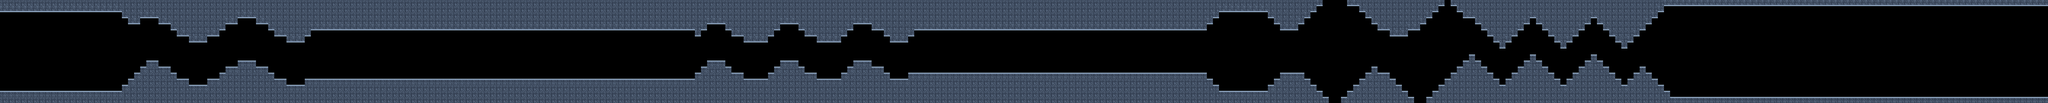

Rendered tile map (Tiled .tmx) drawn with the repository's tilesets; below, a short description and the map source with its tile grids summarised:
An orthogonal 672x34 tile map with 8x8 px tiles, 2 tile layers (terrain, collision), 4 tilesets and 42 objects (5x checkpoint, path).

<map version="1.10" tiledversion="1.10.2" orientation="orthogonal" renderorder="right-down" width="672" height="34" tilewidth="8" tileheight="8" infinite="0" nextlayerid="6" nextobjectid="43">
 <properties>
  <property name="name" type="string" value="IRON CITADEL" />
  <property name="speed" type="float" value="56.0" />
  <property name="music" type="string" value="stg3.mid" />
  <property name="bossMusic" type="string" value="boss.mid" />
  <property name="background" type="string" value="bg2" />
 </properties>
 <tileset firstgid="1" source="collision.tsx" />
 <tileset firstgid="2" source="bricks.tsx" />
 <tileset firstgid="3" source="terrain.tsx" />
 <tileset firstgid="39" source="objects.tsx" />
 <layer id="1" name="terrain" width="672" height="34">
  <data>[22848 cells, 10164 non-empty, 12 distinct tile ids]</data>
 </layer>
 <layer id="2" name="collision" width="672" height="34" opacity="0.6">
  <data>[22848 cells, 0 non-empty, 0 distinct tile ids]</data>
 </layer>
 <objectgroup id="3" name="enemies">
  <object id="1" gid="42" x="1072.0" y="208" width="16" height="16">
   <properties>
    <property name="drop" type="bool" value="true" />
   </properties>
  </object>
  <object id="2" gid="39" x="1190.0" y="143.3" width="16" height="16">
   <properties>
    <property name="count" type="int" value="5" />
   </properties>
  </object>
  <object id="3" gid="1073741866" x="1312.0" y="96" width="16" height="16">
   <properties>
    <property name="ceiling" type="bool" value="true" />
   </properties>
  </object>
  <object id="4" gid="39" x="1427.0" y="139.2" width="16" height="16">
   <properties>
    <property name="count" type="int" value="5" />
   </properties>
  </object>
  <object id="5" gid="40" x="1626.0" y="150.6" width="18" height="12">
   <properties>
    <property name="count" type="int" value="3" />
   </properties>
  </object>
  <object id="6" gid="40" x="1869.0" y="149.1" width="18" height="12">
   <properties>
    <property name="count" type="int" value="3" />
   </properties>
  </object>
  <object id="7" gid="1073741866" x="1872.0" y="80" width="16" height="16">
   <properties>
    <property name="ceiling" type="bool" value="true" />
   </properties>
  </object>
  <object id="8" gid="41" x="2064.0" y="160" width="16" height="16" />
  <object id="9" gid="40" x="2183.0" y="146.8" width="18" height="12">
   <properties>
    <property name="count" type="int" value="3" />
   </properties>
  </object>
  <object id="10" gid="42" x="2400.0" y="192" width="16" height="16" />
  <object id="11" gid="39" x="2528.0" y="152.6" width="16" height="16">
   <properties>
    <property name="count" type="int" value="5" />
   </properties>
  </object>
  <object id="12" gid="40" x="2788.0" y="175.6" width="18" height="12">
   <properties>
    <property name="count" type="int" value="3" />
   </properties>
  </object>
  <object id="13" gid="1073741866" x="3104.0" y="96" width="16" height="16">
   <properties>
    <property name="ceiling" type="bool" value="true" />
   </properties>
  </object>
  <object id="14" gid="40" x="3214.0" y="168.1" width="18" height="12">
   <properties>
    <property name="count" type="int" value="3" />
   </properties>
  </object>
  <object id="15" gid="40" x="3394.0" y="131.6" width="18" height="12">
   <properties>
    <property name="count" type="int" value="3" />
   </properties>
  </object>
  <object id="16" gid="41" x="3616.0" y="192" width="16" height="16" />
  <object id="17" gid="40" x="3705.0" y="137.5" width="18" height="12">
   <properties>
    <property name="count" type="int" value="3" />
   </properties>
  </object>
  <object id="18" gid="1073741866" x="3920.0" y="128" width="16" height="16">
   <properties>
    <property name="ceiling" type="bool" value="true" />
   </properties>
  </object>
  <object id="19" gid="39" x="4003.0" y="143.4" width="16" height="16">
   <properties>
    <property name="count" type="int" value="5" />
   </properties>
  </object>
  <object id="20" gid="39" x="4376.0" y="142.4" width="16" height="16">
   <properties>
    <property name="count" type="int" value="5" />
   </properties>
  </object>
  <object id="21" gid="41" x="4400.0" y="256" width="16" height="16" />
  <object id="22" gid="41" x="4400.0" y="256" width="16" height="16" />
  <object id="23" gid="40" x="4611.0" y="114.1" width="18" height="12">
   <properties>
    <property name="count" type="int" value="3" />
   </properties>
  </object>
 </objectgroup>
 <objectgroup id="4" name="hazards">
  <object id="24" gid="45" x="3856.0" y="64" width="16" height="16" />
  <object id="25" gid="45" x="3952.0" y="128" width="16" height="16" />
  <object id="26" gid="45" x="4048.0" y="96" width="16" height="16" />
  <object id="27" gid="45" x="4144.0" y="96" width="16" height="16" />
  <object id="28" gid="45" x="4240.0" y="128" width="16" height="16" />
  <object id="29" gid="47" x="1008.0" y="96" width="32" height="16">
   <properties>
    <property name="ceiling" type="bool" value="true" />
    <property name="phase" type="float" value="0.0" />
    <property name="minLen" type="float" value="12.0" />
    <property name="maxLen" type="float" value="102.0" />
    <property name="speed" type="float" value="1.6" />
   </properties>
  </object>
  <object id="30" gid="47" x="1168.0" y="208" width="32" height="16">
   <properties>
    <property name="ceiling" type="bool" value="false" />
    <property name="phase" type="float" value="1.7" />
    <property name="minLen" type="float" value="12.0" />
    <property name="maxLen" type="float" value="102.0" />
    <property name="speed" type="float" value="1.6" />
   </properties>
  </object>
  <object id="31" gid="47" x="1328.0" y="96" width="32" height="16">
   <properties>
    <property name="ceiling" type="bool" value="true" />
    <property name="phase" type="float" value="3.4" />
    <property name="minLen" type="float" value="12.0" />
    <property name="maxLen" type="float" value="102.0" />
    <property name="speed" type="float" value="1.6" />
   </properties>
  </object>
  <object id="32" gid="47" x="1488.0" y="208" width="32" height="16">
   <properties>
    <property name="ceiling" type="bool" value="false" />
    <property name="phase" type="float" value="5.1000004" />
    <property name="minLen" type="float" value="12.0" />
    <property name="maxLen" type="float" value="102.0" />
    <property name="speed" type="float" value="1.6" />
   </properties>
  </object>
  <object id="33" gid="47" x="2608.0" y="96" width="32" height="16">
   <properties>
    <property name="ceiling" type="bool" value="true" />
    <property name="phase" type="float" value="0.0" />
    <property name="minLen" type="float" value="12.0" />
    <property name="maxLen" type="float" value="86.0" />
    <property name="speed" type="float" value="1.6" />
   </properties>
  </object>
  <object id="34" gid="47" x="2752.0" y="192" width="32" height="16">
   <properties>
    <property name="ceiling" type="bool" value="false" />
    <property name="phase" type="float" value="1.7" />
    <property name="minLen" type="float" value="12.0" />
    <property name="maxLen" type="float" value="86.0" />
    <property name="speed" type="float" value="1.6" />
   </properties>
  </object>
  <object id="35" gid="47" x="2896.0" y="96" width="32" height="16">
   <properties>
    <property name="ceiling" type="bool" value="true" />
    <property name="phase" type="float" value="3.4" />
    <property name="minLen" type="float" value="12.0" />
    <property name="maxLen" type="float" value="86.0" />
    <property name="speed" type="float" value="1.6" />
   </properties>
  </object>
  </objectgroup>
 <objectgroup id="5" name="camera">
  <!-- 6 objects omitted --></objectgroup>
</map>
<!-- 7 of 42 objects omitted -->
